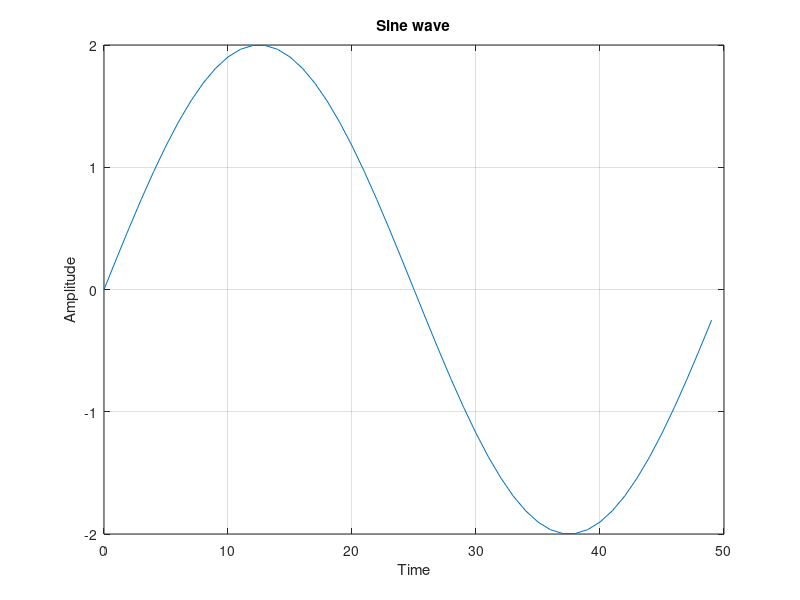

MATLAB code to generate this figure:
clc;
clear all;
close all;

f = 0.02;
t = 0:1:49;
fx = 2 * sin(2 * pi * f * t);
plot(t, fx);

grid on;
title('Sine wave');
xlabel('Time');
ylabel('Amplitude');
